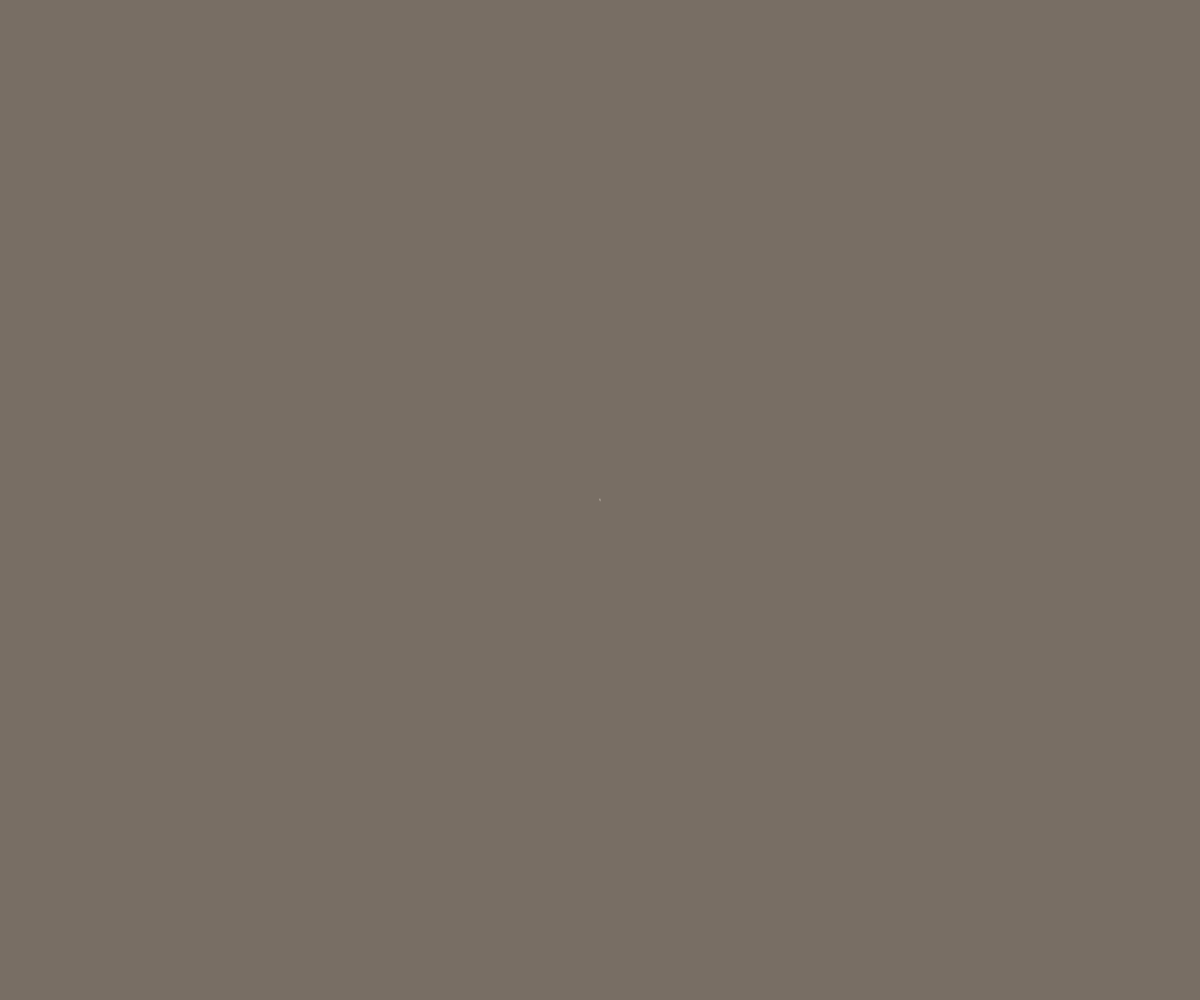
Frame 1 (no input)
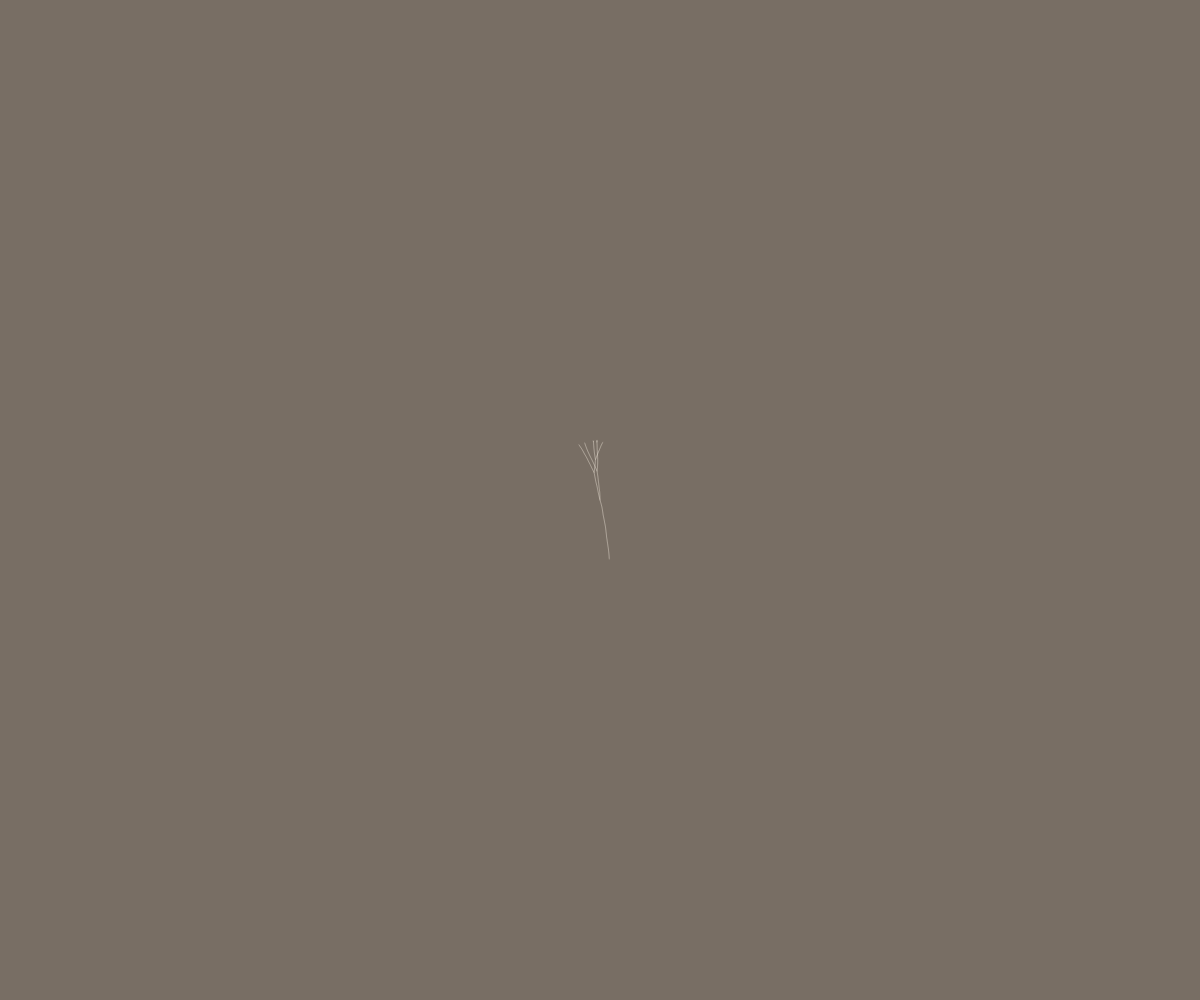
Frame 60 (no input)
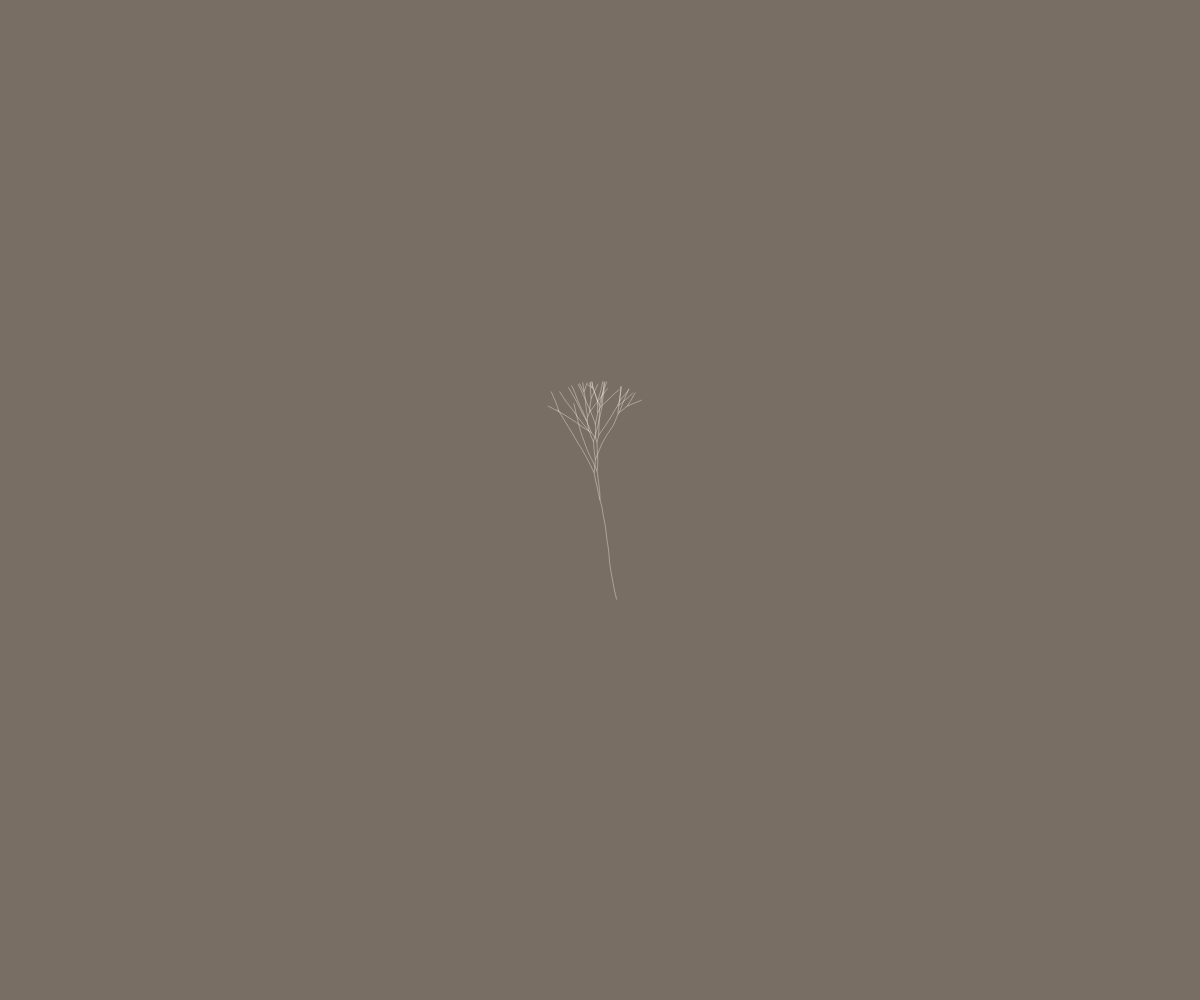
Frame 120 (the mouse pressed at the canvas centre since frame 60)

The p5.js sketch that drew these frames (run headless with seeded random() and noise() and a simulated clock; from frame 60 on, the mouse is pressed at the canvas centre):

// p5.js sketch
// ── sketch.js
/*
RANDOM GROWTH
Jeff Thompson | 2019/21 | jeffreythompson.org

The simulating of natural systems is a perfect fit
for object-oriented programming. Populations of
animals interacting with each other, terrain of
different types, etc. In this example, a simplified
fungus starts in the center of the screen, randomly
growing out. Periodically it splits in two. After 
it reaches a certain age, the branch dies.

Use 'p' key to pause/continue the growth, or any
other key to restart the process.

A more rigorous scientific simulation would involve
tons of research into fungal growth, etc, but even
this version, more "inspired by" natural phenomena
than simulating it, produces exciting and varied
visual output.

For way more on this topic, see Daniel Shiffman's
excellent online book "Nature of Code".

CHALLENGES
1. Can you make the sketch save an image every time
   it resets? Can you make the filenames a unique
   timestamp so they don't overwrite every time?
2. Can you make the tendrils change color as they
   get older? (Hint: use the "age" variable and map())
3. Could you add a random "bloom" that periodically
   gets added to the tendril?

*/

let maxAge = 100;   // tendrils older than this will
                    // be removed – try changing!

let fungi;          // list of objects
let pause = false;  // use 'p' to pause/un-pause


function setup() {
  createCanvas(windowWidth, windowHeight);
  
  // draw the background in setup(), since after
  // that every frame draws on top of the previous
  background(120,110,100);
  
  // create a bunch of Fungus objects growing
  // from the center
  fungi = [];
  for (let i=0; i<3; i++) {
    let f = new Fungus(width/2, height/2);
    fungi.push(f);
  }
}


function draw() {
  
  // if not paused (ie running)...
  if (!pause) {
    
    // go through all Fungus objects
    // must be in reverse so we can delete
    // objects as we go (otherwise, we might delete
    // one, then try to draw it, causing an error!)
    for (let i=fungi.length-1; i>=0; i-=1) {
      
      // get the current object
      let f = fungi[i];
      
      // update and, if it has reached a
      // certain radius or is too old, remove it
      f.update();
      if (f.distFromCenter >= height/2-50 || f.age > maxAge) {
        fungi.splice(i, 1);  // '1' means remove one element
      }
      
      // draw it onscreen
      f.display();
    }
    
    // if the simulation starts to bog down,
    // start over automatically
    if (frameRate() < 30) {
      setup();
    }
  }
}


function keyPressed() {
  // p = pause/un-pause
  if (key == 'p') {
    pause = !pause;
  }
  
  // all other keys resets
  // the sketch
  else {
    setup();
  }
}



class Fungus {
  constructor(x, y, angle) {
    
    // values common to all Fungus objects
    this.angleChangeAmt = radians(2);
    this.speed =          1;
    this.chanceSplit =    2;
    this.splitAngle =     radians(16);

    // if specified, use angle argument
    // otherwise set to a random value
    this.angle = angle || random(0, TWO_PI);

    // variables set when instantiated and/or
    // updated every frame
    this.x =     x;
    this.y =     y;
    this.prevX = x;
    this.prevY = y;
    this.distFromCenter;
    this.age = 0;
  }  
  
  update() {
    
    // increase age of this tendril
    this.age += 1;
 
    // calculate the distance from the center of
    // the sketch using the Pythagorean theorem
    this.distFromCenter = sqrt(pow(width/2-this.x, 2) + pow(height/2-this.y, 2));
    
    // move in a random direction
    this.angle += random(-this.angleChangeAmt, this.angleChangeAmt);
    this.prevX = this.x;
    this.prevY = this.y;
    this.x += cos(this.angle) * this.speed;
    this.y += sin(this.angle) * this.speed;    
    
    // randomly split into two Fungus objects
    // new one will split off in one direction,
    // current splits in the opposite direction
    if (random(100) < this.chanceSplit) {
      let f = new Fungus(this.x,this.y, this.angle + this.splitAngle);
      fungi.push(f);
      this.angle -= this.splitAngle;
    }
  } 
  
  // not much here!
  // all the work is done above, leaving
  // the display function to really just be
  // doing drawing commands
  display() {    
    stroke(255,245,235, 60);
    line(this.prevX,this.prevY, this.x,this.y);
  }
}
